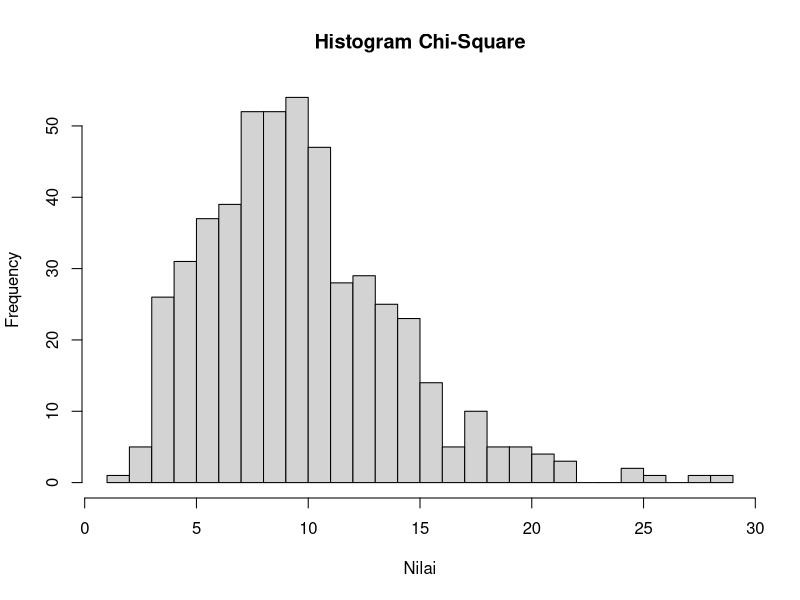

Here is the R script that generated this plot:
#3a
x = 3
df = 10
dchisq(x, df)

#3b
df <- 10
n <- 500
set.seed(123)
data <- rchisq(n, df)
hist(data, breaks = 20, main = "Histogram Chi-Square", xlab = "Nilai")

#3c
df <- 10
n <- 500
set.seed(123)
data <- rchisq(n, df)
mean(data)
var(data)